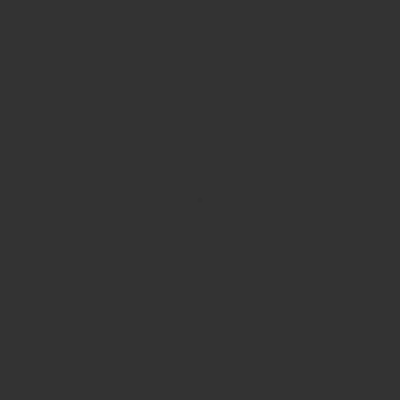
Frame 1 (no input)
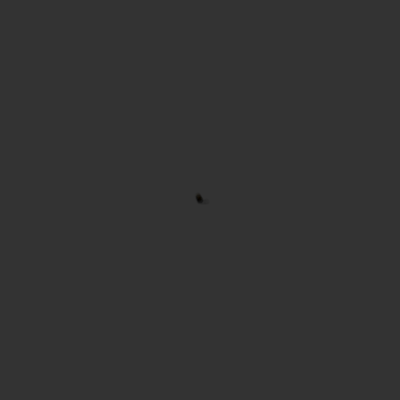
Frame 60 (no input)
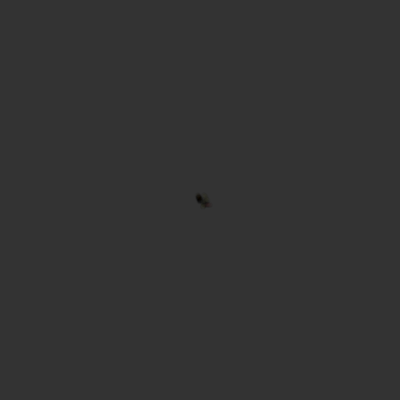
Frame 120 (the mouse pressed at the canvas centre since frame 60)

The p5.js sketch that drew these frames (run headless with seeded random() and noise() and a simulated clock; from frame 60 on, the mouse is pressed at the canvas centre):

// p5.js sketch
// ── sketch.js
var r = 0;
var g = 0;
var b = 0;

var inc = 3;

function setup() {
  createCanvas(400, 400);

  x = 200
  y = 200
  background(51);
}

function draw() {

  console.log(r);
  console.log(g);
  console.log(b);

  stroke(r,g,b,10);
  strokeWeight(5);
  point(x, y);

  var w = floor(random(4));

  switch(w) {
    case 0:
      x += 1;
      r += random(inc);
      break;

    case 1:
      x -= 1;
      g += random(inc);
      break;

    case 2:
      y += 1;
      b += random(inc);
      break;

    case 3:
      y -= 1;
      break;

  } 


  r = r % 256
  g = g % 256
  b = b % 256




  
}
